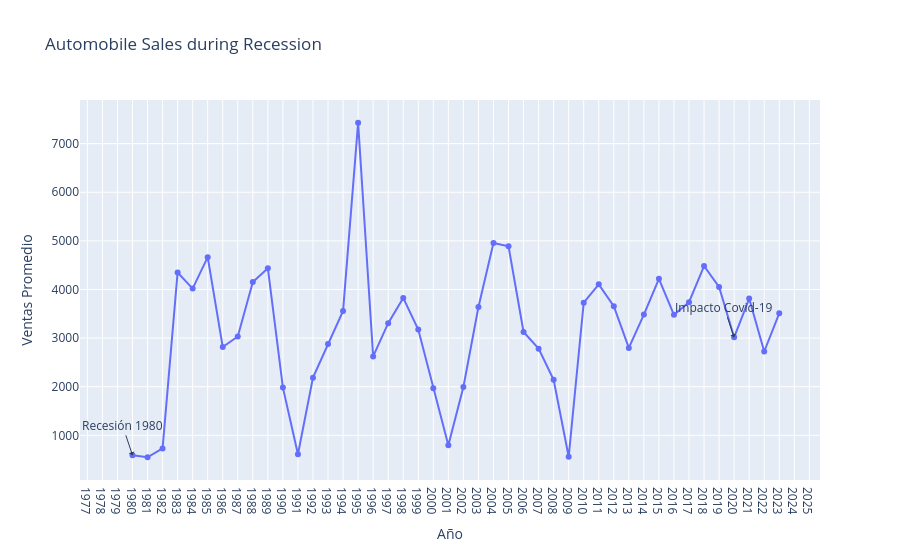

The cell this chart's notebook holds for it:
### Markdown cell above
<details><summary>Click here for a hint</summary>
    <p>
    You can create the list for the range 1980 till 2023 and pass that list to the plt.xticks function or you can directly pass the range to the function.
    You might need to rotate the ticks to an angle so that they fit in well on the axis
    You can include annotation with plt.text(x, y, 'text to display') 
    </p>
</details>

### Code cell
import plotly.graph_objects as go
fig = go.Figure()

fig.add_trace(go.Scatter(
    x=df_line['Year'], 
    y=df_line['Automobile_Sales'],
    mode='lines+markers',
    name='Ventas Promedio'
))

fig.update_layout(
    title='Automobile Sales during Recession',
    xaxis=dict(
        title='Año',
        tickmode='linear',
        tick0=df_line['Year'].min(),
        dtick=1
    ),
    yaxis=dict(title='Ventas Promedio'),
)

fig.add_annotation(x=1980, y=df_line.loc[df_line['Year']==1980, 'Automobile_Sales'].values[0],
            text="Recesión 1980", showarrow=True, arrowhead=1)

fig.add_annotation(x=2020, y=df_line.loc[df_line['Year']==2020, 'Automobile_Sales'].values[0],
            text="Impacto Covid-19", showarrow=True, arrowhead=1)

fig.show()

### Figure 1 — Plotly figure (JSON) as saved in the notebook; plotly's stock layout.template omitted (floating-point values rounded to 4 significant figures)
{"data": [{"mode": "lines+markers", "name": "Ventas Promedio", "type": "scatter", "x": [1980, 1981, 1982, 1983, 1984, 1985, 1986, 1987, 1988, 1989, 1990, 1991, 1992, 1993, 1994, 1995, 1996, 1997, 1998, 1999, 2000, 2001, 2002, 2003, 2004, 2005, 2006, 2007, 2008, 2009, 2010, 2011, 2012, 2013, 2014, 2015, 2016, 2017, 2018, 2019, 2020, 2021, 2022, 2023], "y": [590.0, 549.2, 731.6, 4350.0, 4018.0, 4664.0, 2818.0, 3034.0, 4152.0, 4435.0, 1981.0, 611.4, 2187.0, 2881.0, 3560.0, 7430.0, 2623.0, 3306.0, 3827.0, 3176.0, 1967.0, 796.5, 1995.0, 3639.0, 4958.0, 4889.0, 3126.0, 2783.0, 2143.0, 558.6, 3729.0, 4106.0, 3655.0, 2798.0, 3483.0, 4220.0, 3478.0, 3739.0, 4483.0, 4051.0, 3017.0, 3813.0, 2724.0, 3511.0]}], "layout": {"annotations": [{"arrowhead": 1, "showarrow": true, "text": "Recesión 1980", "x": 1980, "y": 590.0}, {"arrowhead": 1, "showarrow": true, "text": "Impacto Covid-19", "x": 2020, "y": 3017.0}], "title": {"text": "Automobile Sales during Recession"}, "xaxis": {"dtick": 1, "tick0": 1980, "tickmode": "linear", "title": {"text": "Año"}}, "yaxis": {"title": {"text": "Ventas Promedio"}}}}
